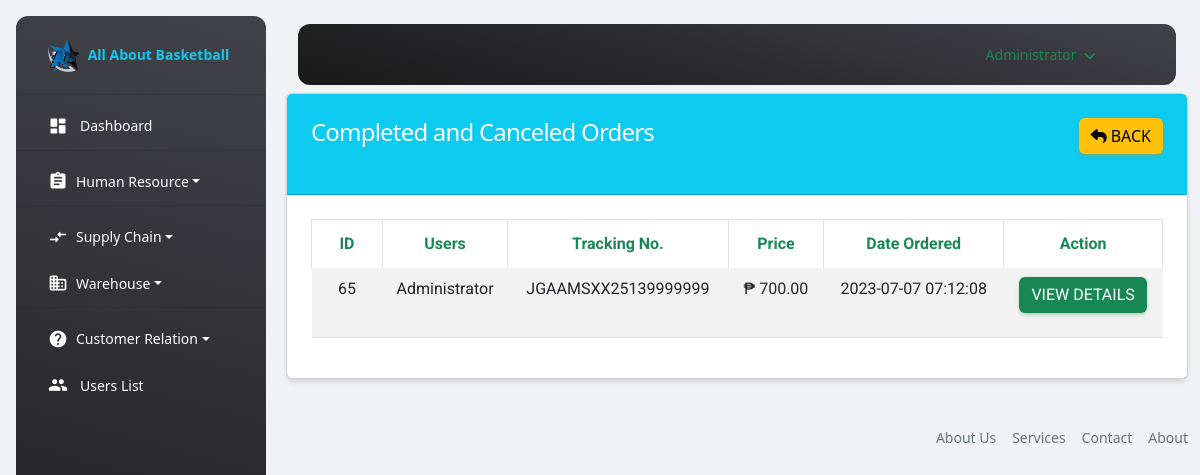
Screenshot of /admin/order_history.php (signed in) with the database file from the repository.
### tables this page shows
CREATE TABLE `orders` (
  `id` int(11) NOT NULL,
  `tracking_no` varchar(191) NOT NULL,
  `user_id` int(191) NOT NULL,
  `name` varchar(191) NOT NULL,
  `email` varchar(191) NOT NULL,
  `phone` varchar(191) NOT NULL,
  `address` mediumtext NOT NULL,
  `zip_code` int(191) NOT NULL,
  `total_price` int(191) NOT NULL,
  `payment_mode` varchar(191) NOT NULL,
  `payment_id` varchar(191) DEFAULT NULL,
  `status` tinyint(4) NOT NULL DEFAULT 0,
  `comment` varchar(255) DEFAULT NULL,
  `created_at` timestamp NOT NULL DEFAULT current_timestamp()
);

### functions/myfunctions.php (called while the page is built, shortened)
<?php
include('../config/dbcon.php');
function getOrdersHistory()
{
    global $con;
    $query = "SELECT * FROM orders WHERE status IN(2,3) ORDER BY id DESC";
    return $query_run = mysqli_query($con, $query);
}
?>

### admin/order_history.php (the view, shortened to what this page needs)
<?php
include('includes/header.php');
?>
<div class="container">
    <div class="row">
        <div class="colmd-12">
           <div class="card">
               <div class="card-header bg-info">
                   <h4 class="text-white">Completed and Canceled Orders
                        <a href="orders.php" class="btn btn-warning float-end"><i class="fa fa-reply me-1"></i>Back</a>
                   </h4>
               </div>
               <div class="card-body" id="">
                    <table class="table table-bordered table-striped">
                        <thead>
                            <tr>
                                <th class="text-success fw-bold text-center">ID</th>
                                <th class="text-success fw-bold text-center">Users</th>
                                <th class="text-success fw-bold text-center">Tracking No.</th>
                                <th class="text-success fw-bold text-center">Price</th>
                                <th class="text-success fw-bold text-center">Date Ordered</th>
                                <th class="text-success fw-bold text-center">Action</th>
                            </tr>
                        </thead>
                        <tbody>
                            <?php
                                $orders = getOrdersHistory();
                                if(mysqli_num_rows($orders) > 0)
                                {
                                    foreach ($orders as $items) {
                                        ?>
                                            <tr>
                                                <td class="text-center"><?= $items['id']; ?></td>
                                                <td class="text-center"><?= $items['name']; ?></td>
                                                <td class="text-center"><?= $items['tracking_no']; ?></td>
                                                <td class="text-center">₱ <?= $items['total_price']; ?>.00</td>
                                                <td class="text-center"><?= $items['created_at']; ?></td>
                                                <td class="text-center">
                                                    <a href="view-order.php?t=<?= $items['tracking_no']; ?>" class="btn btn-success">View Details</a>
                                                </td>
                                            </tr>
                                        <?php
                                    }
                                }
                                else
                                {
                                    ?>
                                        <tr>
                                            <td colspan="5">No Orders Yet</td>
                                        </tr>
                                    <?php
                                }
                            ?>
                        </tbody>
                    </table>
                </div>
            </div>
        </div>
    </div>
</div>
<?php include('includes/footer.php'); ?>

### rows the page displays
orders: id "65", name "Administrator", tracking_no "JGAAMSXX25139999999", total_price "700", created_at "2023-07-07 07:12:08"

### other values shown
$_SESSION['auth_user']['name'] "Administrator"
